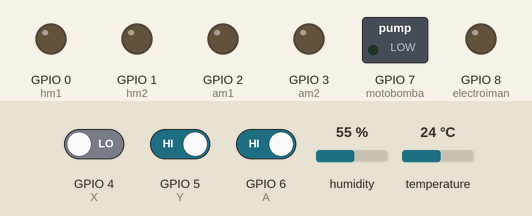
This sketch was run on a simulated ESP32-S3. On the bench: switched loads named in the sketch (green lamp = pin HIGH), output pins drawn as LEDs (lit = HIGH). Dashed ring = blinking. The inputs (shaded band) are chosen by the test bench; at power-on: GPIO 5 (Y) HIGH, humidity 55 %, GPIO 4 (X) LOW, GPIO 6 (A) HIGH, temperature 24 °C.

Above: at 1.2 s.
1.3 s: GPIO 5 (Y) driven LOW
At 1.9 s:
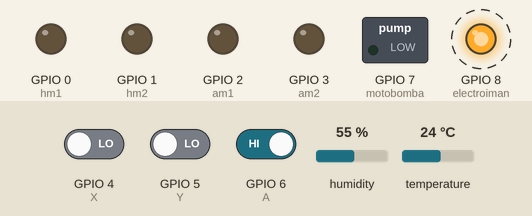
7.3 s: humidity set to 51 %
10.8 s: humidity set to 48 %
At 14.1 s:
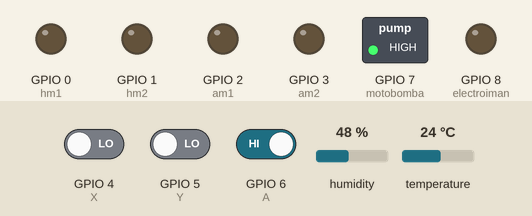
16.8 s: GPIO 4 (X) driven HIGH
18.3 s: GPIO 6 (A) driven LOW
At 19.2 s:
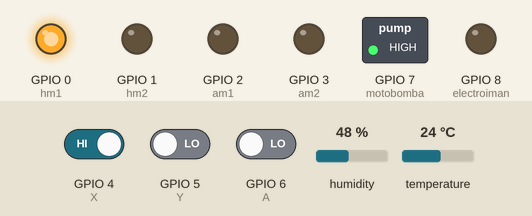
24.3 s: humidity set to 68 %
At 26.3 s:
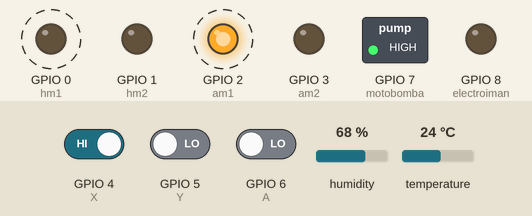
Timing chart, 0 to 31.3 s (numbered marks = the images above; inputs shaded):
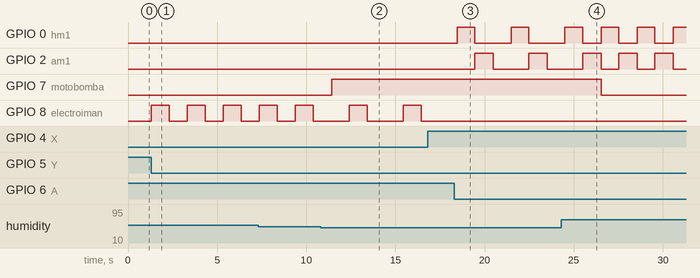

The sketch:

simulaciones.ino
```cpp
#include <Arduino.h> //https://github.com/fellipecouto/PWMOutESP32 [ http://www.efeitonerd.com.br ]
#include <DHT.h>

#define hm1 0
#define hm2 1
#define am1 2
#define am2 3
#define X 4
#define Y 5
#define A 6
#define DHT11_PIN 9
#define electroiman 8
#define motobomba 7

DHT dht(DHT11_PIN,DHT11);

void setup() {
  pinMode(hm1, OUTPUT);
  pinMode(hm2, OUTPUT);
  pinMode(am1, OUTPUT);
  pinMode(am2, OUTPUT);
  pinMode(electroiman, OUTPUT);
  pinMode(X, INPUT);
  pinMode(Y, INPUT);
  pinMode(A, INPUT);
  pinMode(DHT11_PIN, INPUT);
  pinMode(motobomba, OUTPUT);
  dht.begin();
}

void loop() {

  if(digitalRead(X) != 0 && digitalRead(Y) == 0 && digitalRead(A) == 0){

    digitalWrite(hm2, LOW);
    digitalWrite(am2, LOW);


    digitalWrite(hm1, HIGH);
    digitalWrite(am1, LOW);
    delay(1000);
    digitalWrite(hm1, LOW);
    digitalWrite(am1, HIGH);
    delay(1000);
  }

  if(digitalRead(X) == 0 && digitalRead(Y) != 0 && digitalRead(A) == 0){

    digitalWrite(hm1, LOW);
    digitalWrite(am1, LOW);


    digitalWrite(hm2, HIGH);
    digitalWrite(am2, LOW);
    delay(1000);
    digitalWrite(hm2, LOW);
    digitalWrite(am2, HIGH);
    delay(1000);
  }

  if(digitalRead(X) == 0 && digitalRead(Y) == 0 && digitalRead(A) != 0){

    digitalWrite(hm2, LOW);
    digitalWrite(am2, LOW);
    digitalWrite(hm1, LOW);
    digitalWrite(am1, LOW);

    digitalWrite(electroiman,HIGH);
    delay(1000);
    digitalWrite(electroiman, LOW);
    delay(1000);

  }

  float temp=dht.readTemperature();
  float hum=dht.readHumidity();

  if( temp > 30 || hum < 50){
    digitalWrite(hm2, LOW);
    digitalWrite(am2, LOW);
    digitalWrite(hm1, LOW);
    digitalWrite(am1, LOW);

    digitalWrite(motobomba,HIGH);
    delay(1000);
  }else{
    digitalWrite(motobomba, LOW);
  }

}
```

Measured:
- the behaviour switches between 50 and 49 % on humidity (found by bisection; images 1 and 2)
- after the input at 1.3 s, GPIO 8 (electroiman): alternates HIGH for 1.0 s and LOW for 1.0 s, starting at once
- after the input at 10.8 s, GPIO 7 (motobomba): LOW → HIGH after 0.62 s; GPIO 8 (electroiman): alternates HIGH for 1.0 s and LOW for 2.0 s, starting after 1.6 s
- after the input at 16.8 s, every drawn part: stays the same
- after the input at 18.3 s, GPIO 0 (hm1): alternates HIGH for 1.0 s and LOW for 2.0 s, starting after 0.16 s; GPIO 2 (am1): alternates HIGH for 1.0 s and LOW for 2.0 s, starting after 1.2 s
- after the input at 24.3 s, GPIO 0 (hm1): alternates HIGH for 1.0 s and LOW for 1.0 s, starting after 2.2 s; GPIO 2 (am1): alternates HIGH for 1.0 s and LOW for 1.0 s, starting after 3.2 s; GPIO 7 (motobomba): HIGH → LOW after 2.2 s
